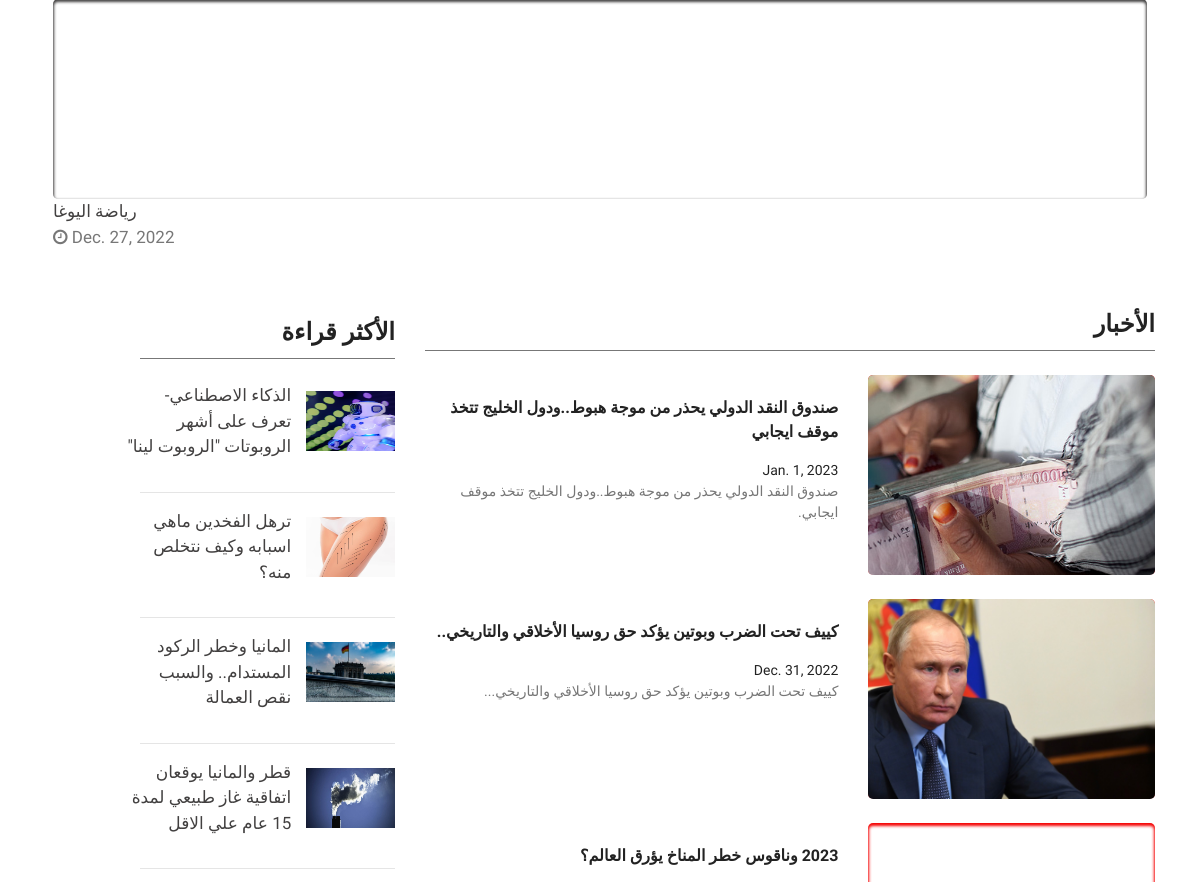
The app's page / (middle part), older data.
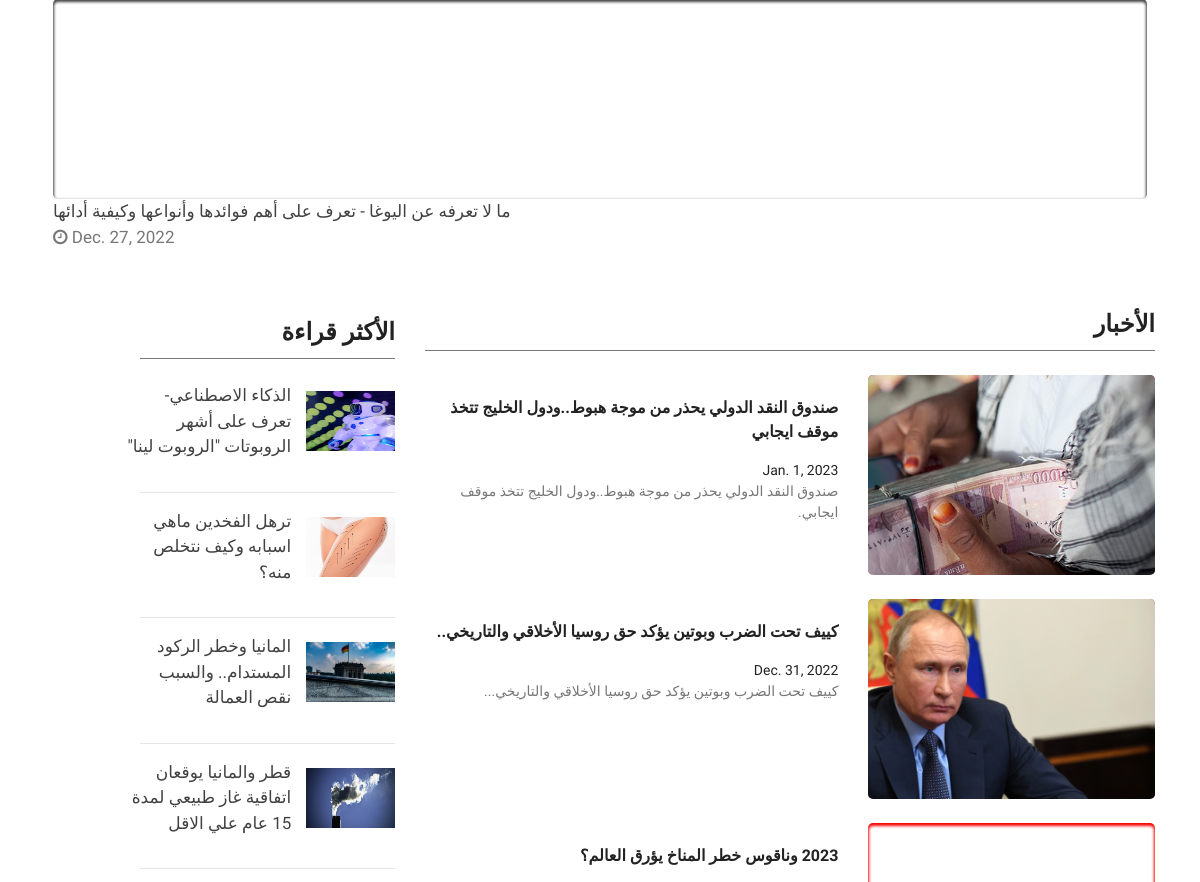
The same page, newer data.
### main/models.py (models this page shows, shortened)
class New(models.Model):
    type_post = [
        ('News','News'),
        ('Blogs','Blogs'),
    ]
    choices= [
        ('اقتصاد','اقتصاد'),
        ('رياضة','رياضة'),
        ('صحةوجمال','صحةوجمال'),
        ('تكنولوجيا','تكنولوجيا'),
        ('خبر','خبر')
    ]
    title = models.CharField(max_length=100,unique=True)
    author = models.CharField(max_length=20,null=True, blank=True)
    image = models.ImageField()
    date_post = models.DateField(null=True, blank=True)
    short_decsription = models.CharField(max_length=100)
    long_decsription = models.TextField(default='DESC')
    type = models.CharField(max_length=50, choices=type_post,default='Blogs')
    most_popular = models.BooleanField(default=False)
    trending = models.BooleanField(default=False)
    main = models.BooleanField(default=False)
    main2 = models.BooleanField(default=False)
    cate = models.CharField(choices=choices,max_length=12)

### main/views.py (the view)
# urls.py: path('', views.index, name='index'),
def index(request):
    news = New.objects.filter(type='News').order_by('-date_post')
    most = New.objects.filter(most_popular =True).order_by('-date_post')
    trend = New.objects.filter(trending =True).order_by('-date_post')
    date_now  = datetime.datetime.now()
    main = New.objects.get(main=True)
    context={
        'news':news,
        'most':most,
        'trend':trend,
        'D_N':date_now.date(),
        'mostrend':random.choice(trend),
        'main':main
    }
    return render(request,'main/index.html',context)

### templates/main/index.html (shortened to what this page needs)
{% extends "./layout.html" %}
{% load static %}
{% block content %}
<div class="container-fluid pb-4 pt-5">
    <div class="container animate-box">
        <div class="owl-carousel owl-theme" style="direction: ltr;" id="slider2">
            {% for nt in trend %}
            {% if nt.trending  %}
            <div class="item px-2">
                <div class="fh5co_hover_news_img">
                    <a href="{% url 'main:page' nt.title %}" class="d-block fh5co_small_post_heading">
                    <div class="fh5co_news_img"><img src="{{nt.image.url}}" alt=""/></div>
                    <div>
                        <span class="">{{nt.title}}</span>
                        <div class="c_g"><i class="fa fa-clock-o"></i> {{nt.date_post}}</div></a>
                    </div>
                </div>
            </div>
            {% endif %}
            {% endfor %}
<div class="container-fluid pb-4 pt-4 paddding">
    <div class="container paddding">
        <div class="row mx-0">
            <div class="col-md-8 animate-box" data-animate-effect="fadeInLeft">
                <div>
                    <div class="fh5co_heading fh5co_heading_border_bottom py-2 mb-4" style="font-weight: bold;">الأخبار</div>
                </div>
                {% for n in news %}
                {% if not n.most_popular and not n.trending  %}
                <div class="row pb-4 more">
                    <div class="col-md-5">
                        <div class="fh5co_hover_news_img">
                            <a href="{% url 'main:page' n.id %}">
                            <div class="fh5co_news_img"><img src="{{n.image.url}}" alt=""/></div>
                            <div></div></a>
                        </div>
                    </div>
                    <div class="col-md-7 animate-box">
                        <br>
                        <a href="{% url 'main:page' n.title %}" class="fh5co_magna py-2"> {{n.title}}<br> </a> <a href="{% url 'main:page' n.title %}" class="fh5co_mini_time py-3">
                        {{n.date_post}}
                        <div class="fh5co_consectetur"> {{n.short_decsription}}.
                        </div>
                    </div>
                </div></a>
                {% endif %}
                {% endfor %}
            </div>
            <div class="col-md-3 animate-box" data-animate-effect="fadeInRight">
                <div>
                    <div class="fh5co_heading fh5co_heading_border_bottom pt-3 py-2 mb-4" style="font-weight: bold;">الأكثر قراءة</div>
                </div>
                {% for ne in most  %}
                    {% if ne.most_popular %}
                <div class="row pb-3 ">
                    <div class="col-5 align-self-center">
                        <a href="{% url 'main:page' ne.title %}">  <img src="{{ne.image.url}}" alt="img" class="fh5co_most_trading"/>
                    </div></a>
                    <div class="col-7 paddding">
                        <a href="{% url 'main:page' ne.title %}" class="d-block fh5co_small_post_heading"><span class="">{{ne.title}}</span>
                       </a>
                    </div>
                </div>
                <hr>
                {% endif %}
                {% endfor %}
            </div>
        </div>
    </div>
</div>
{% endblock %}

### templates/main/layout.html (shortened to what this page needs)
{% load static %}
<!DOCTYPE html>
<html lang="en" class="no-js">
<head>
    <link href="{% static 'css/media_query.css' %}" rel="stylesheet" type="text/css"/>
    <link href="{% static 'css/bootstrap.css' %}" rel="stylesheet" type="text/css"/>
    <link href="https://maxcdn.bootstrapcdn.com/font-awesome/4.7.0/css/font-awesome.min.css" rel="stylesheet"
>
    <link href="{% static 'css/animate.css' %}" rel="stylesheet" type="text/css"/>
    <link href="{% static 'css/owl.carousel.css' %}" rel="stylesheet" type="text/css"/>
    <link href="{% static 'css/owl.theme.default.css' %}" rel="stylesheet" type="text/css"/>
    <link href="{% static 'css/style_1.css' %}" rel="stylesheet" type="text/css"/>
</head>
<body class="{% block class %}{%endblock%}" dir="rtl">
{% block content %} {% endblock %}
</body>
</html>

### main/static/css/style_1.css (style rules this page uses)
a,a:hover { color:#f50404 }
.paddding { padding-left:0 !important;padding-right:0 !important }
.fh5co_heading { font-size:20px;color:#424040 }
.fh5co_heading_border_bottom { border-bottom:1px solid #777 }
.fh5co_news_img { height:200px;-webkit-border-radius:5px;-moz-border-radius:5px;-ms-border-radius:5px;border-radius:5px;overflow:hidden;position:relative;top:0;-webkit-box-shadow:inset 0 2px 3px 1px;-moz-box-shadow:inset 0 2px 3px 1px;-o-box-shadow:inset 0 2px 3px 1px;box-shadow:inset 0 2px 3px 1px;-moz-transition:all all 0.5s ease;-o-transition:all all 0.5s ease;-webkit-transition:all all 0.5s ease;-ms-transition:all all 0.5s ease;transition:all all 0.5s ease }
.fh5co_news_img>img { height:260px;min-width:100% }
.c_g { color:#777 }
.fh5co_small_post_heading { font-size:17px;color:#424040;-moz-transition:all all 0.5s ease;-o-transition:all all 0.5s ease;-webkit-transition:all all 0.5s ease;-ms-transition:all all 0.5s ease;transition:all all 0.5s ease }
.fh5co_magna { font-size:16px;color:#222 !important;font-weight:800 }
.fh5co_mini_time { font-size:14px;color:#222;display:inline-block }
.fh5co_consectetur { font-size:14px;color:#777 }
.fh5co_most_trading { height:60px;width:100% }
.fh5co_heading { font-size:24px;color:#222 }
.more { display: none; }
.more:nth-child(1), .more:nth-child(2), .more:nth-child(3), .more:nth-child(4) { display: flex; }

Row changes from the older to the newer data that the page shows:
changed New: title "رياضة اليوغا" → "ما لا تعرفه عن اليوغا - تعرف على أهم فوائدها وأنواعها وكيفية أدائها"
